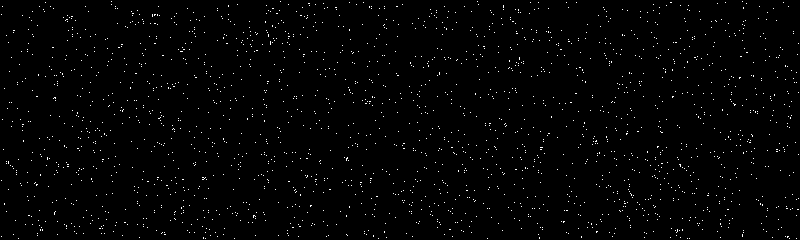
Frame 1 (no input)
Frame 60 (the mouse pressed at the canvas centre just before this capture): blank canvas, image omitted
Frame 120 (the mouse held since frame 60 and released just before this capture): blank canvas, image omitted

The Processing sketch that drew this single still picture (run headless with seeded random() and noise(); from frame 60 on, the mouse is pressed at the canvas centre):

// Processing sketch: processing_172115
// ── processing_172115.pde

int[][] grid, futureGrid;

//two-dimensional CA. Rules are defined by neighboring cells in two dimensions
//each cell has 8 neighboring cells  north, northeeast, east, southeast, west, southwest, west, northwest
//can i keep the cells from dying?!

void setup() {
  size(800, 240);
  frameRate(4);
  grid = new int[width][height];
  futureGrid = new int[width][height];
  float density = 0.1 * width/2 * height;
  for (int i = 0; i < density; i++) {
    grid[int(random(width))][int(random(height))] = 1; //place a living cell there, want it to be one
  }
  background(0);
}

void draw() {
  for (int x = 1; x < width - 1; x++) {
    for (int y = 1; y < height - 1; y++) {
      // Check the number of neighbors (adjacent cells)
      int nb = neighbors(x, y);
      if ((grid[x][y] == 1) && (nb < 2)) {
        futureGrid[x][y] = 0; // Isolation death
        set(x, y, color(0));
      } else if ((grid[x][y] == 1) && (nb > 3)) {
        futureGrid[x][y] = 0; // Overpopulation death
        set(x, y, color(0));
      } else if ((grid[x][y] == 0) && (nb == 3)) {
        futureGrid[x][y] = 1; // Birth
        set(x, y, color(255));
      } else {
        futureGrid[x][y] = grid[x][y]; // Survive
      }
    }
  }

  // Swap current and future grids
  int[][] temp = grid;
  grid = futureGrid;
  futureGrid = temp;
}

// Count the number of adjacent cells 'on'  
//it's either +1 or -1
int neighbors(int x, int y) {
  return grid[x][y+1] +
         grid[x][y-1] + 
         grid[x+1][y] + 
         grid[x-1][y] + 
         grid[x+1][y+1] + 
         grid[x-1][y-1] + 
         grid[x-1][y+1] + 
         grid[x-1][y-1]; 
}
